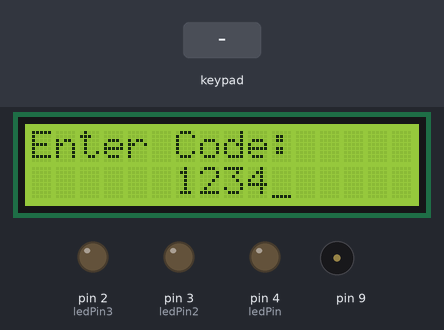
This sketch was run on a simulated Arduino Uno, built with avr-gcc and run on an emulated ATmega328P. Parts: 16×2 character LCD, output pins drawn as LEDs (lit = HIGH), buzzer (waves = sounding). The inputs (shaded band) are chosen by the test bench. What the sketch prints to the serial monitor is not drawn.

Above: at 0.8 s.
0.9 s: keypad keys 1 2 3 4 * pressed 0.4 s apart
At 3.8 s:
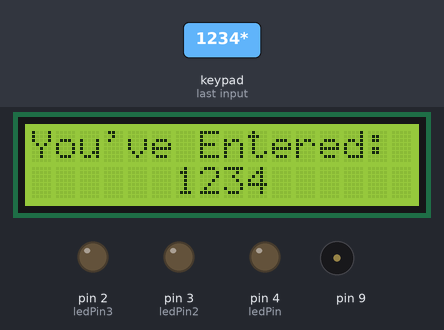
At 5.74 s:
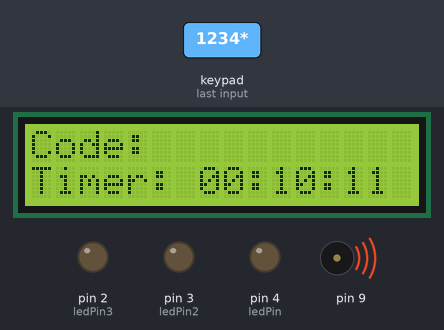
5.9 s: keypad keys 1 3 9 7 pressed 0.4 s apart
At 8.4 s:
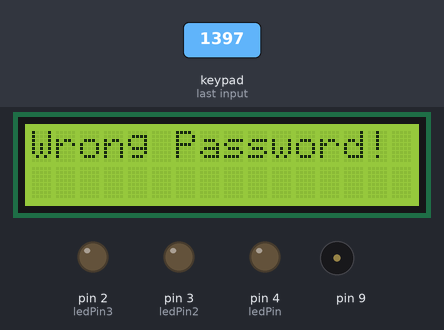
Timing chart, 0 to 18.0 s (numbered marks = the images above; inputs shaded):
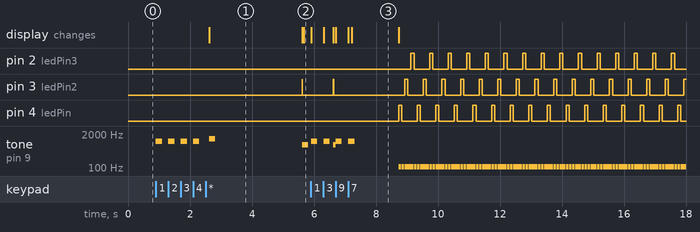

Measured:
- after the input at 0.9 s, pin 3 (ledPin2): LOW → HIGH after 4.7 s, → LOW 0.01 s later; tone on pin 9: plays 1047 Hz for 0.20 s, 1047 Hz for 0.20 s, 1047 Hz for 0.20 s, 1047 Hz for 0.20 s, 1319 Hz for 0.20 s, 784 Hz for 0.20 s, starting at once; the display: changes after 1.7 s (image 1)
- after the input at 5.9 s, pin 2 (ledPin3): alternates HIGH for 0.10 s and LOW for 0.50 s, starting after 3.2 s; pin 4 (ledPin): alternates HIGH for 0.10 s and LOW for 0.50 s, starting after 2.8 s
- what the display in image 1 shows lasts 3.0 s, from 2.6 s to 5.6 s

The sketch:

bomb_project4.ino
```cpp
/////////////////////////////
//      Airsoft Bomb       //
// by Malthe Falkenstjerne //
/////////////////////////////

#include <Keypad.h>
#include <LiquidCrystal.h>
#include <Tone.h>
#define pound 14

Tone tone1;

int Scount = 12;     // count seconds
int Mcount = 10;     // count minutes
int Hcount = 0;      // count hours
int DefuseTimer = 0; // set timer to 0

long secMillis = 0;   // store last time for second add
long interval = 1000; // interval for seconds

char password[4];      // number of characters in our password
int currentLength = 0; // defines which number we are currently writing
int i = 0;
char entered[4];

int ledPin = 4;  // red led
int ledPin2 = 3; // yellow led
int ledPin3 = 2; // green led

LiquidCrystal lcd(7, 8, 10, 11, 12, 13); // the pins we use on the LCD

const byte ROWS = 4; // four rows
const byte COLS = 3; // three columns
char keys[ROWS][COLS] = {
    {'1', '2', '3'},
    {'4', '5', '6'},
    {'7', '8', '9'},
    {'*', '0', '#'}};
byte rowPins[ROWS] = {5, A5, A4, A2}; // connect to the row pinouts of the keypad
byte colPins[COLS] = {A1, A0, A3};    // connect to the column pinouts of the keypad

Keypad keypad = Keypad(makeKeymap(keys), rowPins, colPins, ROWS, COLS);

void setup()
{
  pinMode(ledPin, OUTPUT);  // sets the digital pin as output
  pinMode(ledPin2, OUTPUT); // sets the digital pin as output
  pinMode(ledPin3, OUTPUT); // sets the digital pin as output
  tone1.begin(9);
  lcd.begin(16, 2);
  Serial.begin(9600);
  lcd.clear();
  lcd.setCursor(0, 0);
  lcd.print("Enter Code: ");
  while (currentLength < 4)
  {
    lcd.setCursor(currentLength + 6, 1);
    lcd.cursor();
    char key = keypad.getKey();
    key == NO_KEY;
    if (key != NO_KEY)
    {
      if ((key != '*') && (key != '#'))
      {
        lcd.print(key);
        password[currentLength] = key;
        currentLength++;
        tone1.play(NOTE_C6, 200);
      }
    }
  }

  if (currentLength == 4)
  {
    delay(500);
    lcd.noCursor();
    lcd.clear();
    lcd.home();
    lcd.print("You've Entered: ");
    lcd.setCursor(6, 1);
    lcd.print(password[0]);
    lcd.print(password[1]);
    lcd.print(password[2]);
    lcd.print(password[3]);

    tone1.play(NOTE_E6, 200);
    delay(3000);
    lcd.clear();
    currentLength = 0;
  }
}

void loop()
{
  timer();
  char key2 = keypad.getKey(); // get the key

  if (key2 == '*')
  {
    lcd.clear();
    lcd.setCursor(0, 0);
    lcd.print("Code: ");

    while (currentLength < 4)
    {

      timer();

      char key2 = keypad.getKey();
      if (key2 == '#')
      {
        currentLength = 0;
        lcd.clear();
        lcd.setCursor(0, 0);
        lcd.print("Code: ");
      }
      else if (key2 != NO_KEY)
      {

        lcd.setCursor(currentLength + 7, 0);
        lcd.cursor();

        lcd.print(key2);
        entered[currentLength] = key2;
        currentLength++;
        tone1.play(NOTE_C6, 200);
        delay(100);
        lcd.noCursor();
        lcd.setCursor(currentLength + 6, 0);
        lcd.print("*");
        lcd.setCursor(currentLength + 7, 0);
        lcd.cursor();
      }
    }

    if (currentLength == 4)
    {
      if (entered[0] == password[0] && entered[1] == password[1] && entered[2] == password[2] && entered[3] == password[3])
      {
        lcd.noCursor();
        lcd.clear();
        lcd.home();
        lcd.print("Bomb Defused");
        currentLength = 0;
        digitalWrite(ledPin3, HIGH);
        delay(2500);
        lcd.setCursor(0, 1);
        lcd.print("Reset the Bomb");
        delay(1000000);
      }
      else
      {
        lcd.noCursor();
        lcd.clear();
        lcd.home();
        lcd.print("Wrong Password!");

        if (Hcount > 0)
        {
          Hcount = Hcount - 1;
        }

        if (Mcount > 0)
        {
          Mcount = Mcount - 59;
        }
        if (Scount > 0)
        {
          Scount = Scount - 59;
        }
        delay(1500);
        currentLength = 0;
      }
    }
  }
}

void timer()
{
  Serial.print(Scount);
  Serial.println();

  if (Hcount <= 0)
  {
    if (Mcount < 0)
    {
      lcd.noCursor();
      lcd.clear();
      lcd.home();
      lcd.print("The Bomb Has ");
      lcd.setCursor(0, 1);
      lcd.print("Exploded!");

      while (Mcount < 0)
      {
        digitalWrite(ledPin, HIGH); // sets the LED on
        tone1.play(NOTE_A2, 90);
        delay(100);
        digitalWrite(ledPin, LOW); // sets the LED off
        tone1.play(NOTE_A2, 90);
        delay(100);
        digitalWrite(ledPin2, HIGH); // sets the LED on
        tone1.play(NOTE_A2, 90);
        delay(100);
        digitalWrite(ledPin2, LOW); // sets the LED off
        tone1.play(NOTE_A2, 90);
        delay(100);
        digitalWrite(ledPin3, HIGH); // sets the LED on
        tone1.play(NOTE_A2, 90);
        delay(100);
        digitalWrite(ledPin3, LOW); // sets the LED off
        tone1.play(NOTE_A2, 90);
        delay(100);
      }
    }
  }

  lcd.setCursor(0, 1); // sets cursor to 2nd line
  lcd.print("Timer:");

  if (Hcount >= 10)
  {
    lcd.setCursor(7, 1);
    lcd.print(Hcount);
  }
  if (Hcount < 10)
  {
    lcd.setCursor(7, 1);
    lcd.write("0");
    lcd.setCursor(8, 1);
    lcd.print(Hcount);
  }

  lcd.print(":");

  if (Mcount >= 10)
  {
    lcd.setCursor(10, 1);
    lcd.print(Mcount);
  }
  if (Mcount < 10)
  {
    lcd.setCursor(10, 1);
    lcd.write("0");
    lcd.setCursor(11, 1);
    lcd.print(Mcount);
  }

  lcd.print(":");

  if (Scount >= 10)
  {
    lcd.setCursor(13, 1);
    lcd.print(Scount);
  }
  if (Scount < 10)
  {
    lcd.setCursor(13, 1);
    lcd.write("0");
    lcd.setCursor(14, 1);
    lcd.print(Scount);
  }

  if (Hcount < 0)
  {
    Hcount = 0;
  }

  if (Mcount < 0)
  {
    Hcount--;
    Mcount = 59;
  }

  if (Scount < 1) // if 60 do this operation
  {
    Mcount--;    // add 1 to Mcount
    Scount = 59; // reset Scount
  }

  if (Scount > 0) // do this oper. 59 times
  {
    unsigned long currentMillis = millis();

    if (currentMillis - secMillis > interval)
    {
      tone1.play(NOTE_G5, 200);
      secMillis = currentMillis;
      Scount--;                    // add 1 to Scount
      digitalWrite(ledPin2, HIGH); // sets the LED on
      delay(10);                   // waits for a second
      digitalWrite(ledPin2, LOW);  // sets the LED off
      delay(10);                   // waits for a second
      // lcd.clear();
    }
  }
}
```
